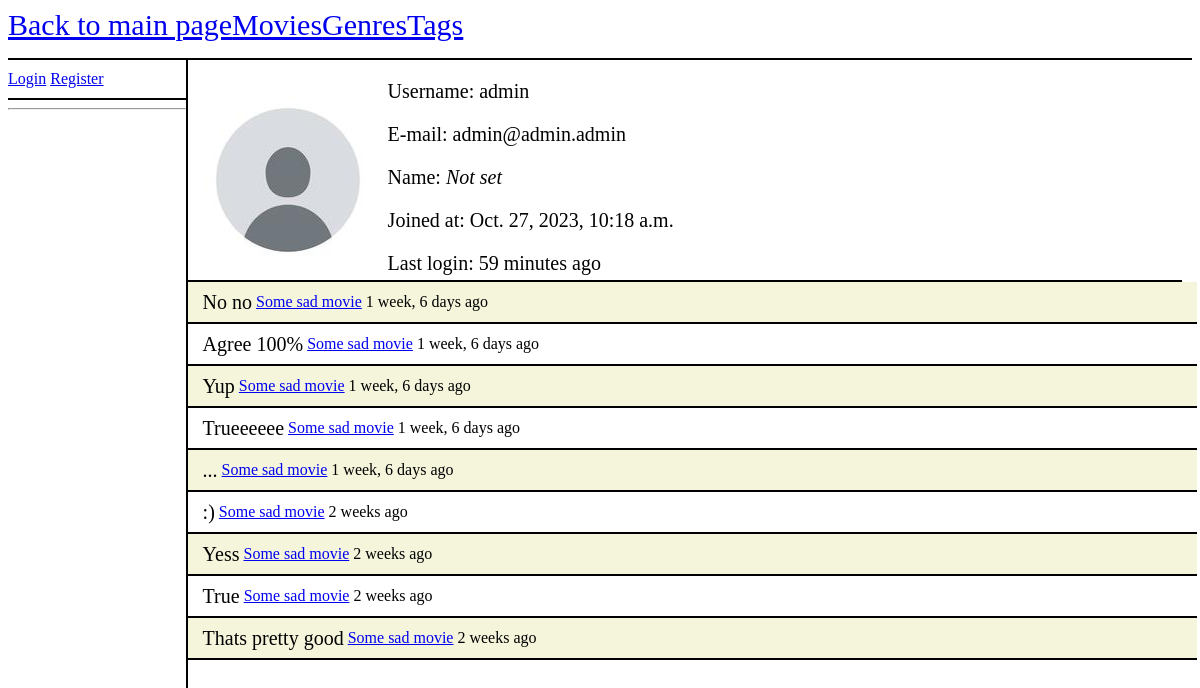
The page /movies/profile/1/ on the database its author committed.
### movies/models.py (models this page shows, shortened)
class Profile(models.Model):
    user = models.OneToOneField(User, on_delete=models.CASCADE)
    image = models.ImageField(default='default.jpg', upload_to='profile_pics')

class Comment(models.Model):
    content = models.TextField(max_length=500)
    author = models.ForeignKey(User, on_delete=models.SET_NULL, null=True)
    created_at = models.DateTimeField(auto_now_add=True)
    created_in = models.ForeignKey(Movie, on_delete=models.SET_NULL, null=True)
    reply = models.BooleanField(default=False)
    reply_to = models.ForeignKey('self', on_delete=models.SET_NULL, null=True)
    def __str__(self):
        return self.content

class Movie(models.Model):
    name = models.CharField(max_length=100)
    description = models.TextField(max_length=500)
    created_at = models.DateTimeField(auto_now_add=True)
    updated_at = models.DateTimeField(auto_now=True)
    created_by = models.ForeignKey(User, on_delete=models.SET_NULL, null=True, related_name='movies_created')
    updated_by = models.ForeignKey(User, on_delete=models.SET_NULL, null=True, related_name='movies_updated')
    public = models.BooleanField(default=False)
    genres = models.ManyToManyField(Genre)
    tags = models.ManyToManyField(Tag)
    image = models.ImageField(default='default-movie.png', upload_to='movie_pics')
    def __str__(self):
        return self.name

### movies/views.py (the view)
# urls.py: path("profile/<int:user_id>/", views.user_profile, name="user_profile"),
def user_profile(request, user_id):
    context = {}
    user = get_object_or_404(User, pk=user_id)
    if request.user.is_staff:
        comments = user.comment_set.all().order_by('-created_at')
    else:
        comments = user.comment_set.filter(created_in__public = True).order_by('-created_at')
    context["user"] = user
    context["comments"] = comments
    return render(request, "movies/user_profile.html", context)

### movies/templates/movies/user_profile.html (shortened to what this page needs)
{% extends 'movies/template.html' %}
{% load static %}
{% block left_panel %}
    <hr/>
{% endblock left_panel %}
{% block content %}
    <div class = "profile">
        <div class = "profile-info">
            <div class="movie-picture">
                <img src="{{ user.profile.image.url }}" alt="Profile picture">
            </div>
            <div class="profile-user-info">
                <p>Username: {{ user.username }}</p>
                {% if user.email %}
                    <p>E-mail: {{ user.email }}</p>
                {% else %}
                    <p>E-mail: <i>Not set</i></p>
                {% endif %}
                {% if user.first_name %}
                    <p>Name: {{ user.first_name }}</p>
                {% else %}
                    <p>Name: <i>Not set</i></p>
                {% endif %}
                <p>Joined at: {{ user.date_joined }}</p>
                <p>Last login: {{ user.last_login|timesince }} ago</p>
            </div>
        </div>
        {% for comment in comments %}
            <div class = "comment">
                {{ comment }} <span class = "comment-author">&nbsp<a href="{% url 'movie_detail' comment.created_in.id %}">{{ comment.created_in }}</a> {{ comment.created_at|timesince }} ago</span><br/>
            </div>
        {% endfor %}
    </div>
{% endblock content %}

### movies/static/styles/main.css (style rules this page uses)
body { background-color: white; }
.movie, .genre, .tag, .comment { font-size: 20px; min-height:40px; width:100%; border-bottom: 2px solid black; display: flex; align-items: center; padding-left: 15px; }
.comment-author { font-size: 16px; }
.movie:nth-child(2n), .genre:nth-child(2n), .tag:nth-child(2n), .comment:nth-child(2n) { background-color: #F5F5DC; }
.profile { float:left; width: 84%; height:90%; font-size: 20px; }
.profile-info { height: 200px; border-bottom: 2px solid black; }
.profile-picture > img, .movie-picture > img { float: left; width: 200px; }
.profile-user-info { width: 100%; height: 100%; }

### rows shown on the page
Comment: content "No no", created_in "Some sad movie", created_at "1 week, 6 days"
Comment: content "Agree 100%", created_in "Some sad movie", created_at "1 week, 6 days"
Comment: content "Yup", created_in "Some sad movie", created_at "1 week, 6 days"
Comment: content "Trueeeeee", created_in "Some sad movie", created_at "1 week, 6 days"
Comment: content "...", created_in "Some sad movie", created_at "1 week, 6 days"
Comment: content ":)", created_in "Some sad movie", created_at "2 weeks"
Comment: content "Yess", created_in "Some sad movie", created_at "2 weeks"
Comment: content "True", created_in "Some sad movie", created_at "2 weeks"
Comment: content "Thats pretty good", created_in "Some sad movie", created_at "2 weeks"

### other values the page prints
{{ user.username }} "admin"
{{ user.email }} "admin@admin.admin"
{{ user.date_joined }} "Oct. 27, 2023, 10:18 a.m."
{{ user.last_login|timesince }} "59 minutes"
